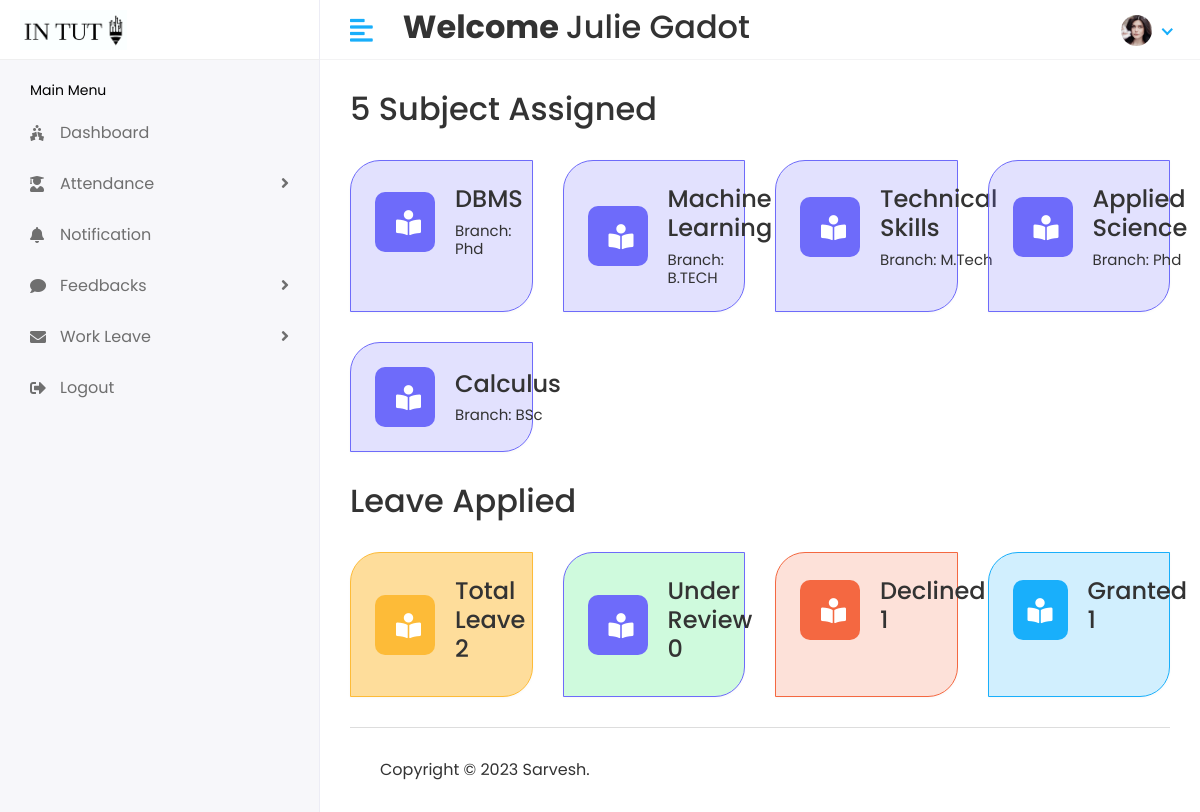
The page /Staff (signed in) on the database its author committed.
### stuapp/models.py (models this page shows)
class CustomUser(AbstractUser):
    USER={
        (1,'HOD'),(2,'STAFF'),(3,'STUDENT')
    }
    user_type=models.CharField(choices=USER,max_length=100,default=1)
    profile_pic=models.ImageField(upload_to='media/profile_pic')

class Subject(models.Model):
    name=models.CharField(max_length=100)
    branch=models.ForeignKey(Branch,on_delete=models.CASCADE)
    staff=models.ForeignKey(Staff,on_delete=models.CASCADE)
    created_at=models.DateField(auto_now_add=True)
    updated_at=models.DateField(auto_now=True)
    def __str__(self):
        return self.name

class Branch(models.Model):
    name=models.CharField(max_length=100)
    created_at=models.DateTimeField(auto_now_add=True)
    updated_at=models.DateTimeField(auto_now=True)
    def __str__(self):
        return self.name

### student/staffviews.py (the view)
# urls.py: 2. Add a URL to urlpatterns:  path('', views.home, name='home')
@login_required(login_url='/')
def home(request):
    staffID=Staff.objects.get(admin=request.user.id)
    subject=Subject.objects.filter(staff=staffID)
    leave=StaffLeave.objects.filter(staffID=staffID)
    l1=leave.filter(status=0)
    l2=leave.filter(status=1)
    l3=leave.filter(status=2)
    return render(request,'staff/home.html',{'s':subject ,'l':leave,'l1':l1,'l2':l2,'l3':l3})

### templates/staff/home.html (shortened to what this page needs)
{% extends 'base.html' %}
{% block content %}
<h2>  {{s|length}} Subject Assigned </h2>
<br>
<div class="row">
    {% for i in s %}
    <div class="col-xl-3 col-sm-6 col-12 d-flex">
       <div class="card bg-four w-100">
          <div class="card-body">
             <div class="db-widgets d-flex justify-content-between align-items-center">
                <div class="db-icon">
                    <i class="fas fa-book-reader"></i>
                </div>
                <div class="db-info">
                   <h4>{{i}} </h4>
                   <h6>Branch: {{i.branch}}</h6>
                </div>
             </div>
          </div>
       </div>
    </div>
    {% endfor %}
</div>
<h2>   Leave Applied </h2>
<br>
<div class="row">
    <div class="col-xl-3 col-sm-6 col-12 d-flex">
        <div class="card bg-one w-100">
           <div class="card-body">
              <div class="db-widgets d-flex justify-content-between align-items-center">
                 <div class="db-icon">
                     <i class="fas fa-book-reader"></i>
                 </div>
                 <div class="db-info">
                    <h4>Total Leave {{l|length}} </h4>
                 </div>
              </div>
           </div>
        </div>
     </div>
     <div class="col-xl-3 col-sm-6 col-12 d-flex" >
        <div class="card bg-six w-100" style="background-color:rgb(207, 250, 221)" >
            <div class="card-body">
              <div class="db-widgets d-flex justify-content-between align-items-center">
                 <div class="db-icon">
                     <i class="fas fa-book-reader"></i>
                 </div>
                 <div class="db-info">
                    <h4>Under Review {{l1|length}} </h4>
                 </div>
              </div>
           </div>
        </div>
     </div>
     <div class="col-xl-3 col-sm-6 col-12 d-flex">
        <div class="card bg-three w-100">
           <div class="card-body">
              <div class="db-widgets d-flex justify-content-between align-items-center">
                 <div class="db-icon">
                     <i class="fas fa-book-reader"></i>
                 </div>
                 <div class="db-info">
                    <h4>Declined {{l3|length}} </h4>
                 </div>
              </div>
           </div>
        </div>
     </div>
     <div class="col-xl-3 col-sm-6 col-12 d-flex">
        <div class="card bg-two w-100">
           <div class="card-body">
              <div class="db-widgets d-flex justify-content-between align-items-center">
                 <div class="db-icon">
                     <i class="fas fa-book-reader"></i>
                 </div>
                 <div class="db-info">
                    <h4>Granted {{l2|length}} </h4>
                 </div>
              </div>
           </div>
        </div>
     </div>
</div>
{% endblock %}

### templates/includes/header.html (shortened to what this page needs)
{% load static %}
<div class="header" >
    <div class="header-left" style="background-color:white">
        {% if user.user_type == '1' %}
        <a href="{% url 'hodhome'%}" class="logo container" >
            <img src="{% static 'assets/img/logo1big.png'%}" width="300px" height="100px" alt="Logo">
        </a>
        {% elif user.user_type == '2' %}
        <a href="{% url 'staffhome'%}" class="logo">
            <img src="{% static 'assets/img/logo1big.png'%}" alt="Logo">
        </a>
        {% else %}
        <a href="{% url 'studenthome'%}" class="logo">
            <img src="{% static 'assets/img/logo1big.png'%}" alt="Logo">
        </a>
        {% endif %}
    </div>
    <a href="javascript:void(0);" id="toggle_btn">
        <i class="fas fa-align-left"></i>
    </a>
    <div class="top-nav-search my-2">
        <h2><strong> Welcome </strong> {{user.first_name}} {{user.last_name}} </h2>
    </div>
    <ul class="nav user-menu">
        <li class="nav-item dropdown has-arrow">
            <a href="#" class="dropdown-toggle nav-link" data-toggle="dropdown">
                {% if user.profile_pic == "" %}
                <span class="user-img"><img class="rounded-circle" src="{% static 'assets/img/noimg.jpg' %}" width="31"
                        ></span>
                {% else %}
                <span class="user-img"><img class="rounded-circle" src="/{{user.profile_pic}}" width="31"
                        alt="Ryan Taylor"></span>
                {% endif %}
            </a>
        </li>
    </ul>
</div>

### static/assets/css/style.css (style rules this page uses)
html { height: 100%; }
body { background-color: #fff; color: #333; font-family: 'Poppins', sans-serif; font-size: 1rem; height: 100%; line-height: 1.5; overflow-x: hidden; }
h1, h2, h3, h4, h5, h6 { font-family: 'Poppins', sans-serif; margin-top: 0; }
a { color: #009ce7; }
input, button, a { transition: all 0.4s ease; -moz-transition: all 0.4s ease; -o-transition: all 0.4s ease; -ms-transition: all 0.4s ease; -webkit-transition: all 0.4s ease; }
ul, ol { padding: 0px; list-style: none; }
.card { border: 1px solid #ececf5; box-shadow: 0 1px 3px 0 rgba(0, 0, 0, 0.03); margin-bottom: 1.875rem; }
.card-body { padding: 1.5rem; }
.header { background-color: #fff; border-bottom: 1px solid #f3f3f4; left: 0; position: fixed; right: 0; top: 0; z-index: 1001; height: 60px; }
.header .header-left { float: left; height: 60px; padding: 0 20px; position: relative; width: 320px; z-index: 1; transition: all 0.2s ease-in-out; background-color: #f7f7fa; border-bottom: 1px solid #efefef; border-right: 1px solid #ececf5; display: flex; align-items: center; }
.header .header-left .logo { display: inline-block; line-height: 60px; }
.header .header-left .logo img { max-height: 40px; width: auto; }
.header .dropdown-toggle:after { display: none; }
.header .has-arrow .dropdown-toggle:after { border-top: 0; border-left: 0; border-bottom: 2px solid #18aefa; border-right: 2px solid #18aefa; content: ''; height: 8px; display: inline-block; pointer-events: none; -webkit-transform-origin: 66% 66%; -ms-transform-origin: 66% 66%; transform-origin: 66% 66%; -webkit-transform: rotate(45deg); -ms-transform: rotate(45deg); transform: rotate(45deg); -webkit-transition: all 0.15s ease-in-out; transition: all 0.15s ease-in-out; width: 8px; vertical-align: 0px; }
.user-menu { float: right; margin: 0; position: relative; z-index: 99; padding-right: 15px; }
.user-menu.nav > li > a { color: #a0a0a0; font-size: 14px; line-height: 58px; padding: 0 15px; height: 60px; }
.user-img { margin-right: 3px; position: relative; }
.top-nav-search { float: left; margin-left: 15px; }
.bg-one { background-color: rgb(253 187 56 / 0.5); border-color: #fdbb38; border-radius: 30px 0px; }
.bg-two { background-color: rgb(25 175 251 / 0.2); border-color: #19affb; border-radius: 30px 0px; }
.bg-three { background-color: rgb(244 104 65 / 0.2); border-color: #f46841; border-radius: 30px 0px; }
.bg-four { background-color: rgb(110 107 250 / 0.2); border-color: #6e6bfa; border-radius: 30px 0px; }
.db-icon { font-size: 25px; width: 60px; height: 60px; padding: 13px 21px; border-radius: 10px; color: #fff; margin-right: 20px; }
.bg-one .db-icon { background-color: #fdbb38; }
.bg-two .db-icon { background-color: #19affb; padding: 13px 15px; }
.bg-three .db-icon { background-color: #f46841; }
.bg-four .db-icon { background-color: #6e6bfa; }
.db-info h6 { margin: 0px; font-weight: 400; font-size: 15px; color: #333333; }
.bg-six { background-color: rgb(110 107 250 / 0.2); border-color: #6e6bfa; border-radius: 30px 0px; }
.bg-six .db-icon { background-color: #6e6bfa; }
@media (min-width: 992px) { #toggle_btn { align-items: center; color: #18aefa; display: inline-flex; float: left; font-size: 26px; height: 60px; justify-content: center; margin-left: 15px; padding: 0 15px; } }

### rows shown on the page
CustomUser: first_name "Julie", last_name "Gadot", profile_pic (picture)
Subject: name "DBMS", branch "Phd"
Subject: name "Machine Learning", branch "B.TECH"
Subject: name "Technical Skills", branch "M.Tech"
Subject: name "Applied Science", branch "Phd"
Subject: name "Calculus", branch "BSc"

### other values the page prints
{{ s|length }} "5"
{{ l|length }} "2"
{{ l1|length }} "0"
{{ l3|length }} "1"
{{ l2|length }} "1"
